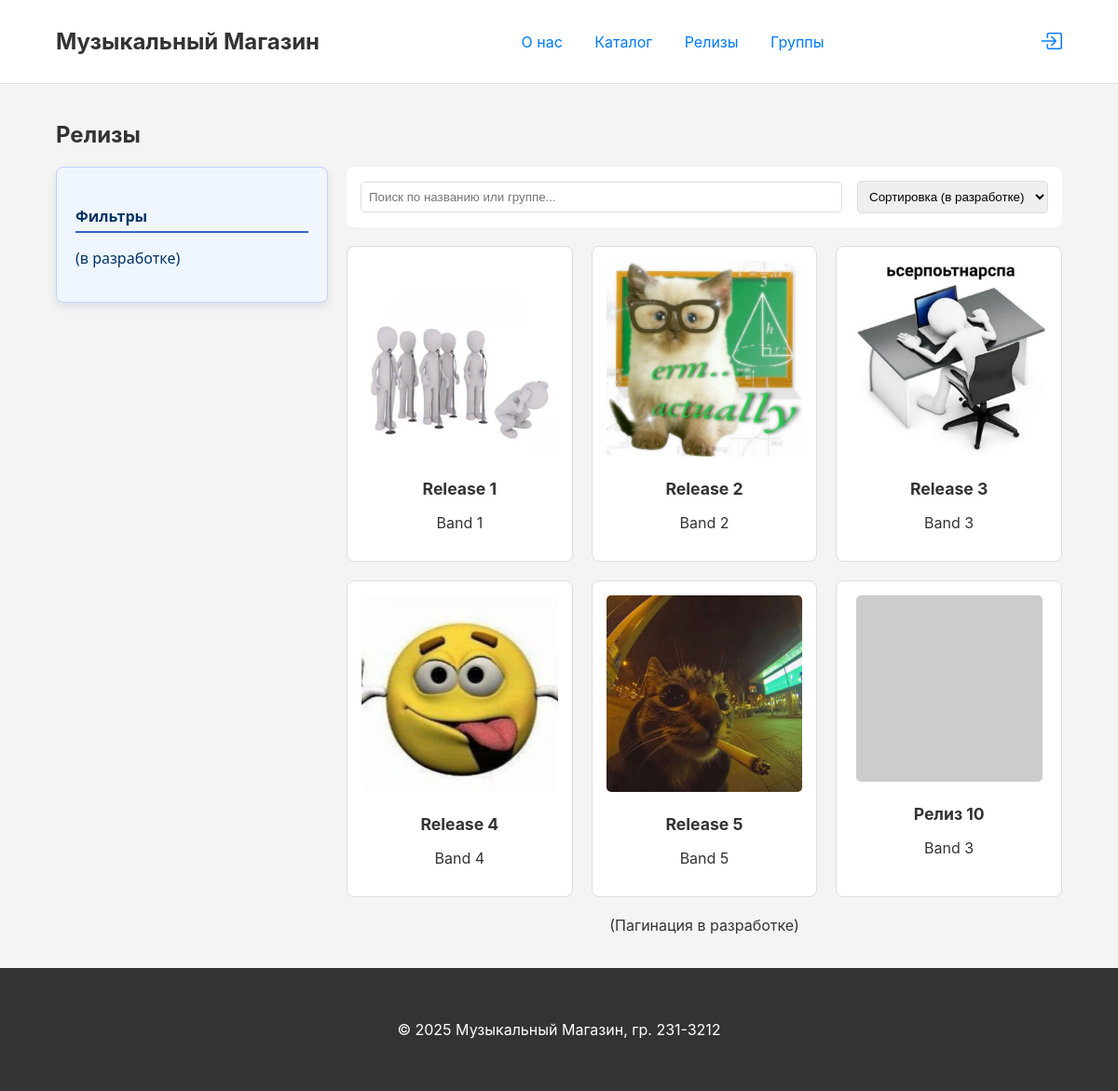
The page /releases on the database its author committed.
### app/models.py (models this page shows)
class Release(db.Model):
    __tablename__ = 'releases'
    id = db.Column(db.Integer, primary_key=True)
    title = db.Column(db.String(255), nullable=False)
    release_year = db.Column(db.Integer)
    cover_image_url = db.Column(db.String(255))
    band_id = db.Column(db.Integer, db.ForeignKey('bands.id'), nullable=False)
    records = db.relationship('Record', backref='release', lazy='dynamic')
    compositions = db.relationship('Composition', secondary=release_compositions, back_populates='releases')

class Band(db.Model):
    __tablename__ = 'bands'
    id = db.Column(db.Integer, primary_key=True)
    name = db.Column(db.String(150), nullable=False)
    bio = db.Column(db.Text)
    genre_id = db.Column(db.Integer, db.ForeignKey('genres.id'))
    members = db.relationship('Artist', secondary=band_members, back_populates='bands')
    compositions = db.relationship('Composition', backref='author_band', lazy='dynamic')
    releases = db.relationship('Release', backref='band', lazy='dynamic')

### app/routes.py (the view)
@app.route('/releases')
def releases_list():
    releases = Release.query.limit(20).all()
    return render_template('releases_list.html', title='Релизы', releases=releases)

### app/templates/releases_list.html
{% extends "base.html" %}
{% block content %}
    <h2>Релизы</h2>
    <div class="catalog-container">
        <aside class="filters-sidebar">
            <h4>Фильтры</h4>
            <p>(в разработке)</p>
        </aside>
        <div class="catalog-main">
            <div class="search-sort-bar">
                <input type="search" placeholder="Поиск по названию или группе...">
                <select>
                    <option>Сортировка (в разработке)</option>
                </select>
            </div>
            <div class="catalog-grid">
                {% for release in releases %}
                    <div class="record-card">
                        <a href="{{ url_for('release_detail', id=release.id) }}" style="text-decoration: none; color: inherit;">
                            <img src="{{ url_for('uploaded_file', filename=release.cover_image_url) if release.cover_image_url else 'https://via.placeholder.com/200' }}" alt="Обложка релиза">
                            <h3>{{ release.title }}</h3>
                            <p>{{ release.band.name }}</p>
                        </a>
                    </div>
                {% else %}
                    <p>В каталоге пока нет релизов.</p>
                {% endfor %}
            </div>
            <div class="pagination" style="margin-top: 20px; text-align: center;">
                <p>(Пагинация в разработке)</p>
            </div>
        </div>
    </div>
{% endblock %}

### app/static/css/style.css (style rules this page uses)
body { font-family: -apple-system, BlinkMacSystemFont, "Segoe UI", Roboto, "Helvetica Neue", Arial, sans-serif; margin: 0; background-color: #f4f4f4; color: #333; display: flex; flex-direction: column; min-height: 100vh; }
a { color: #007bff; text-decoration: none; }
.catalog-container { display: flex; gap: 20px; }
.catalog-main { flex: 1; }
.filters-sidebar { flex: 0 0 250px; background: #fff; padding: 20px; border-radius: 8px; height: fit-content; }
.search-sort-bar { display: flex; justify-content: space-between; align-items: center; margin-bottom: 20px; background: #fff; padding: 15px; border-radius: 8px; }
.search-sort-bar input[type="search"] { width: 70%; padding: 8px; border: 1px solid #ddd; border-radius: 5px; }
.search-sort-bar select { padding: 8px; border: 1px solid #ddd; border-radius: 5px; }
.catalog-grid { display: grid; grid-template-columns: repeat(auto-fill, minmax(200px, 1fr)); gap: 20px; }
.record-card { background: #fff; border: 1px solid #ddd; border-radius: 8px; padding: 15px; text-align: center; transition: box-shadow 0.3s ease; }
.record-card img { max-width: 100%; height: auto; border-radius: 5px; margin-bottom: 10px; }
.record-card h3 { font-size: 1.1em; margin: 10px 0; }
.filters-sidebar { background-color: #f0f6ff; border: 1px solid #c1d1ff; padding: 20px; border-radius: 8px; width: 250px; font-family: 'Segoe UI', Tahoma, Geneva, Verdana, sans-serif; color: #003366; box-shadow: 0 4px 8px rgba(0, 51, 102, 0.1); }
.filters-sidebar h4 { margin-bottom: 15px; border-bottom: 2px solid #3366cc; padding-bottom: 5px; font-weight: 600; }

### rows shown on the page
Release: cover_image_url (picture), title "Release 1", band.name "Band 1"
Release: cover_image_url (picture), title "Release 2", band.name "Band 2"
Release: cover_image_url (picture), title "Release 3", band.name "Band 3"
Release: cover_image_url (picture), title "Release 4", band.name "Band 4"
Release: cover_image_url (picture), title "Release 5", band.name "Band 5"
Release: title "Релиз 10", band.name "Band 3"
